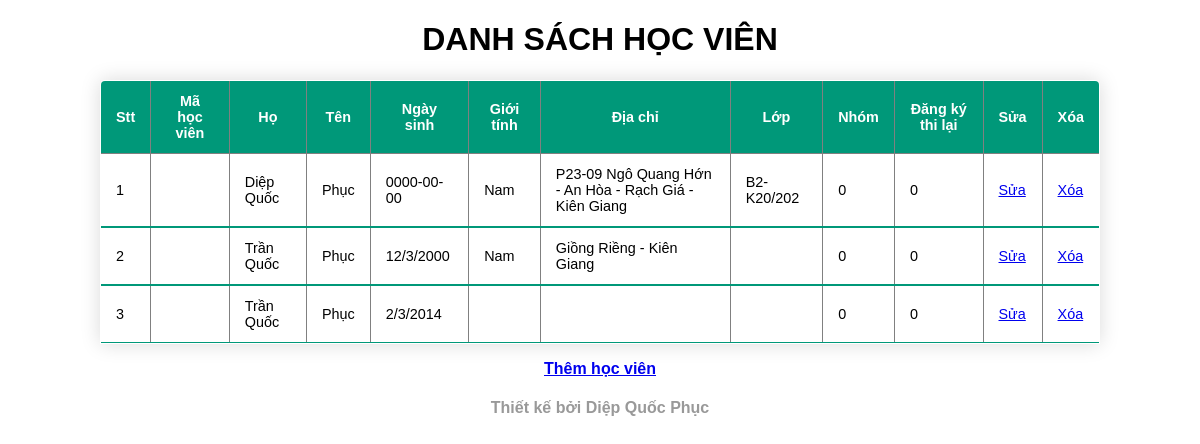
/hocvien/dshocvien.php, run on the app's committed database.
### tables this page shows
CREATE TABLE `hocvien` (
  `mahv` varchar(10) NOT NULL,
  `hohv` varchar(50) NOT NULL,
  `tenhv` varchar(10) NOT NULL,
  `ngaysinh` varchar(20) NOT NULL,
  `gioitinh` varchar(3) NOT NULL,
  `diachi` varchar(200) NOT NULL,
  `malop` varchar(10) NOT NULL,
  `nhom` int(11) NOT NULL,
  `dangkythilai` tinyint(1) NOT NULL
);

### hocvien/dshocvien.php (the view, shortened to what this page needs)
<!DOCTYPE html>
<html lang="en">
<head>
    <link rel="stylesheet" href="dangky.css">
</head>
<body>
<?php
	include('connect.php');
	$sql="SELECT * FROM hocvien";
	$rs=mysqli_query($conn,$sql);
?>
<h1 align="center"><b>DANH SÁCH HỌC VIÊN</b></h1>
    <table class="content-table" align="center" width="1000" border="1" cellspacing="0" cellpadding="1">
        <thead>
          <tr>
            <th><div align="center">Stt</div></th>
            <th><div align="center">Mã học viên</div></th>
            <th><div align="center">Họ</div></th>
            <th><div align="center">Tên</div></th>
            <th><div align="center">Ngày sinh</div></th>
            <th><div align="center">Giới tính</div></th>
            <th><div align="center">Địa chỉ</div></th>
            <th><div align="center">Lớp</div></th>
            <th><div align="center">Nhóm</div></th>
            <th><div align="center">Đăng ký thi lại</div></th>
            <th><div align="center">Sửa</div></th>
            <th><div align="center">Xóa</div></th>
          </tr>
        </thead>
        <?php
          $i=1;
          while ($row=mysqli_fetch_array($rs))
          {
          ?>
          <tbody>
          <tr>
              <td td><?=$i;?></td>
              <td><?=$row['mahv'];?></td>
              <td><?=$row['hohv'];?></td>
              <td><?=$row['tenhv'];?></td>
              <td><?=$row['ngaysinh'];?></td>
              <td><?=$row['gioitinh'];?></td>
              <td><?=$row['diachi'];?></td>
              <td><?=$row['malop'];?></td>
              <td><?=$row['nhom'];?></td>
              <td><?=$row['dangkythilai'];?></td>
              <td><a href='suahocvien.php?id=<?=$row['id'];?>'>Sửa</a></td>
              <td><a href='xoahocvien.php?id=<?=$row['id'];?>'>Xóa</a></td>
          </tr>
          </tbody>
          <?php
        	$i=$i+1;
	        }
        ?>
      </table>
          <p align="center"><b><a href="themhocvien.php">Thêm học viên</a></b></p>
          <h4 align="center" style="color:#999" ><b >Thiết kế bởi Diệp Quốc Phục</b></h4>
</body>
</html>

### hocvien/dangky.css (style rules this page uses)
* { font-family: sans-serif; }
.content-table { border-collapse: collapse; margin-left: auto; font-size: 0.9em; min-width: 400px; border-radius: 5px 5px 0 0; overflow: hidden; box-shadow: 0 0 20px rgba(0, 0, 0, 0.15); }
.content-table thead tr { background-color: #009879; color: #ffffff; text-align: left; font-weight: bold; }
.content-table th, .content-table td { padding: 12px 15px; }
.content-table tbody tr { border-bottom: 1px solid #dddddd; }
.content-table tbody tr:last-of-type { border-bottom: 2px solid #009879; }

### data on the page
hocvien: hohv "Diệp Quốc", tenhv "Phục", ngaysinh "0000-00-00", gioitinh "Nam", diachi "P23-09 Ngô Quang Hớn - An Hòa - Rạch Giá - Kiên Giang", malop "B2-K20/202", nhom "0", dangkythilai "0"
hocvien: hohv "Trần Quốc", tenhv "Phục", ngaysinh "12/3/2000", gioitinh "Nam", diachi "Giồng Riềng - Kiên Giang", nhom "0", dangkythilai "0"
hocvien: hohv "Trần Quốc", tenhv "Phục", ngaysinh "2/3/2014", nhom "0", dangkythilai "0"
